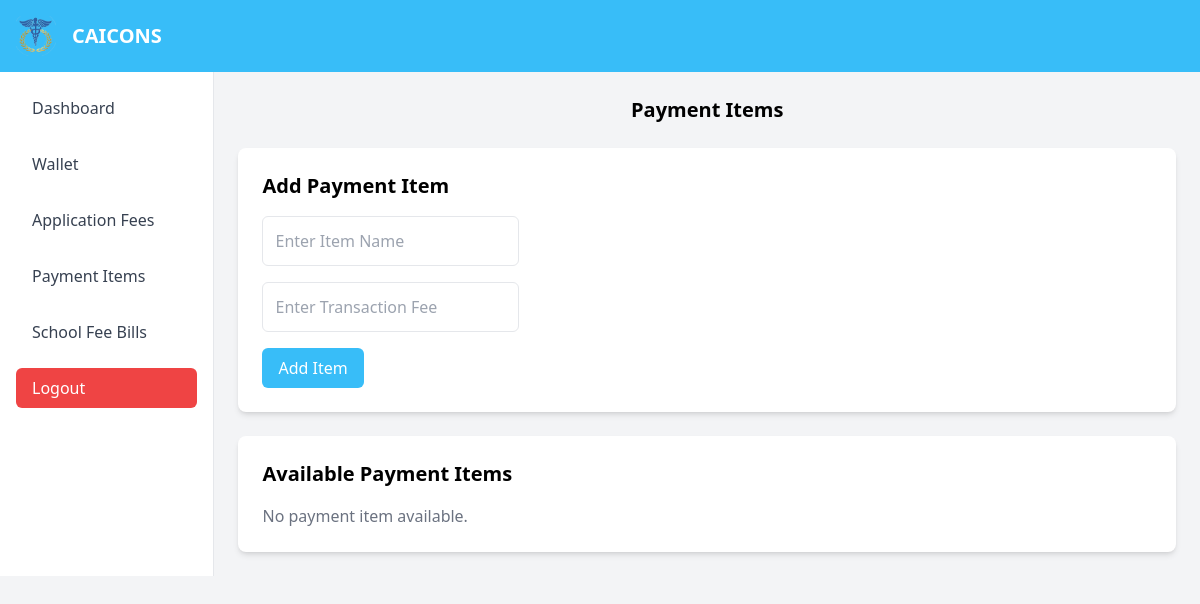
Before: /portal/accounts/p_items.php (signed in) with the older database file.
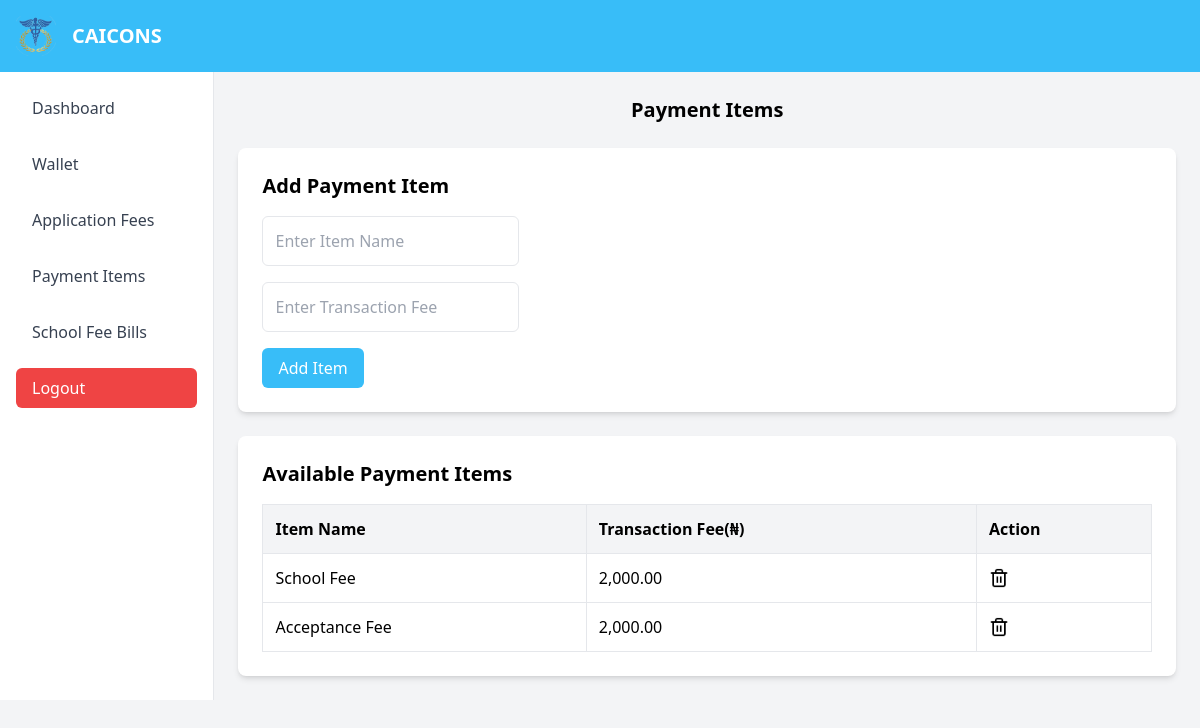
After: the same page with the newer database file.
### tables this page shows
CREATE TABLE `payment_items` (
  `id` int(11) NOT NULL,
  `item_name` varchar(255) NOT NULL,
  `t_fee` int(10) NOT NULL
);

### portal/accounts/p_items.php (the view, shortened to what this page needs)
<?php
include('../conx.php');
$options_query = "SELECT * FROM payment_items ORDER BY id DESC";
$options_result = $conn->query($options_query);
?>
<!DOCTYPE html>
<html lang="en">
<head>
    <script src="https://cdn.tailwindcss.com"></script>
    <script src="https://cdn.jsdelivr.net/npm/tailwindcss-jit-cdn@tailwindcss/latest/dist/tailwind.min.js"></script>
    <link href="https://cdn.jsdelivr.net/npm/tailwindcss@2.2.19/dist/tailwind.min.css" rel="stylesheet">
</head>
<body class="bg-gray-100">
        <?php
            include('header.php');
        ?>
    <div class="flex flex-grow overflow-hidden">
        <?php
            include('navbar.php');
        ?>
        <div class="container mx-auto p-6">
            <h1 class="text-xl font-bold text-center mb-6">Payment Items</h1>
            <div class="bg-white shadow-md rounded-lg p-6 mb-6">
                <h2 class="text-xl font-semibold mb-4">Add Payment Item</h2>
                <form action="p_items.php" method="POST" class="space-y-4">
                    <input type="text" name="payment_name" placeholder="Enter Item Name" class="p-3 border rounded-md focus:ring-2 focus:ring-sky-400" required>
                    <br/>
                    <input type="text" name="t_fee" placeholder="Enter Transaction Fee" class="p-3 border rounded-md focus:ring-2 focus:ring-sky-400" required>
                    <br/>
                    <button type="submit" class="bg-sky-400 text-white py-2 px-4 rounded-md hover:bg-sky-300">Add Item</button>
                </form>
            </div>
            <div class="bg-white shadow-md rounded-lg p-6">
                <h2 class="text-xl font-semibold mb-4">Available Payment Items</h2>
                <?php if ($options_result->num_rows > 0): ?>
                    <table class="w-full border-collapse border border-gray-200">
                        <thead>
                            <tr class="bg-gray-100">
                                <th class="border border-gray-200 p-3 text-left">Item Name</th>
                                <th class="border border-gray-200 p-3 text-left">Transaction Fee(&#8358;)</th>
                                <th class="border border-gray-200 p-3 text-left">Action</th>
                            </tr>
                        </thead>
                        <tbody>
                            <?php while ($row = $options_result->fetch_assoc()): ?>
                                <tr>
                                    <td class="border border-gray-200 p-3"><?php echo $row['item_name']; ?></td>
                                    <td class="border border-gray-200 p-3"><?php echo number_format($row['t_fee'],2); ?></td>
                                    <td class="border border-gray-200 p-3">
                                        <a href="delete_item.php?id=<?php echo $row['id']; ?>" class="text-red-500 hover:underline" onclick="return confirm('Are you sure you want to delete this record?')">
                                            <img src="../../assets/images/delete.png" alt="Logo" width="20" height="20">
                                        </a>
                                    </td>
                                </tr>
                            <?php endwhile; ?>
                        </tbody>
                    </table>
                <?php else: ?>
                    <p class="text-gray-500">No payment item available.</p>
                <?php endif; ?>
            </div>
        </div>
    </div>
</body>
</html>

Changed rows visible on the page:
added payment_items: item_name "School Fee", t_fee "2,000.00"
added payment_items: item_name "Acceptance Fee", t_fee "2,000.00"
Other visible differences:
text no longer shown: "No payment item available."
text now shown: "Item Name Transaction Fee(₦) Action"
